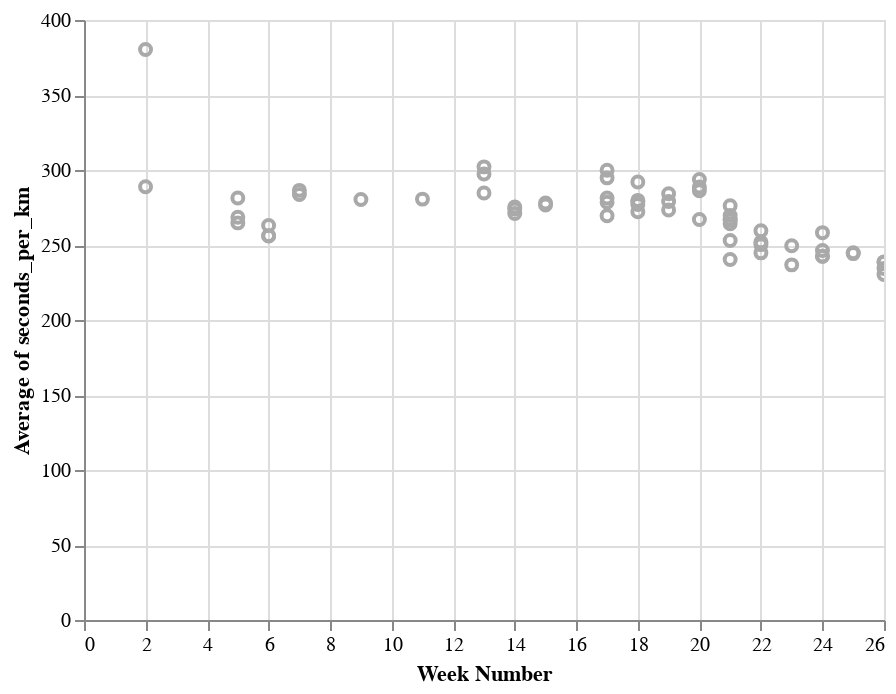

Notebook code for this chart:
### Code cell
# declarative: tell it 'what' you want, not 'how' you want it
speed = alt.Chart(df).mark_point(color='#A9A9A9').encode(
    alt.X('week', title='Week Number'), 
    alt.Y('average(seconds_per_km)'),
    tooltip=['date', 'distance(m)', 'maxPace(/meter)', 'seconds_per_km']
)

speed.interactive()

### Figure 1 — Vega-Lite specification as saved in the notebook (floating-point values rounded to 4 significant figures)
{"$schema": "https://vega.github.io/schema/vega-lite/v4.17.0.json", "config": {"view": {"continuousHeight": 300, "continuousWidth": 400}}, "data": {"name": "data-fde4d5158a42ab22b842b6ee97fefb8b"}, "datasets": {"data-fde4d5158a42ab22b842b6ee97fefb8b": [{"Unnamed: 0": 182, "avgPace(/meter)": 0.3787, "calories(kcal)": 71, "date": "2022-01-10 20:39", "day_of_week": "Monday", "distance(m)": 1191, "distance_rounded": 1, "maxPace(/meter)": 7.246, "minPace(/meter)": 0.2501, "seconds_per_km": 380.4, "speed_per_km": "06:20.35", "sportTime(s)": 453, "startTime": "2022-01-10T13:39:17+00:00", "type": 1, "week": 2}, {"Unnamed: 0": 178, "avgPace(/meter)": 0.2878, "calories(kcal)": 60, "date": "2022-01-13 16:23", "day_of_week": "Thursday", "distance(m)": 1004, "distance_rounded": 1, "maxPace(/meter)": 2.342, "minPace(/meter)": 0.1982, "seconds_per_km": 288.8, "speed_per_km": "04:48.84", "sportTime(s)": 290, "startTime": "2022-01-13T09:23:16+00:00", "type": 1, "week": 2}, {"Unnamed: 0": 176, "avgPace(/meter)": 0.2637, "calories(kcal)": 39, "date": "2022-02-03 17:41", "day_of_week": "Thursday", "distance(m)": 1001, "distance_rounded": 1, "maxPace(/meter)": 0.609, "minPace(/meter)": 0.1993, "seconds_per_km": 264.7, "speed_per_km": "04:24.74", "sportTime(s)": 265, "startTime": "2022-02-03T10:41:12+00:00", "type": 1, "week": 5}, {"Unnamed: 0": 172, "avgPace(/meter)": 0.2803, "calories(kcal)": 50, "date": "2022-02-05 18:46", "day_of_week": "Saturday", "distance(m)": 1006, "distance_rounded": 1, "maxPace(/meter)": 0.6911, "minPace(/meter)": 0.229, "seconds_per_km": 281.3, "speed_per_km": "04:41.31", "sportTime(s)": 283, "startTime": "2022-02-05T11:46:47+00:00", "type": 1, "week": 5}, {"Unnamed: 0": 169, "avgPace(/meter)": 0.2675, "calories(kcal)": 34, "date": "2022-02-06 18:36", "day_of_week": "Sunday", "distance(m)": 1013, "distance_rounded": 1, "maxPace(/meter)": 0.6361, "minPace(/meter)": 0.2325, "seconds_per_km": 268.5, "speed_per_km": "04:28.51", "sportTime(s)": 272, "startTime": "2022-02-06T11:36:48+00:00", "type": 1, "week": 5}, {"Unnamed: 0": 166, "avgPace(/meter)": 0.26, "calories(kcal)": 39, "date": "2022-02-11 18:49", "day_of_week": "Friday", "distance(m)": 1004, "distance_rounded": 1, "maxPace(/meter)": 0.788, "minPace(/meter)": 0.198, "seconds_per_km": 262.9, "speed_per_km": "04:22.95", "sportTime(s)": 264, "startTime": "2022-02-11T11:49:54+00:00", "type": 1, "week": 6}, {"Unnamed: 0": 163, "avgPace(/meter)": 0.2552, "calories(kcal)": 44, "date": "2022-02-12 18:25", "day_of_week": "Saturday", "distance(m)": 1011, "distance_rounded": 1, "maxPace(/meter)": 0.5571, "minPace(/meter)": 0.1928, "seconds_per_km": 256.2, "speed_per_km": "04:16.18", "sportTime(s)": 259, "startTime": "2022-02-12T11:25:02+00:00", "type": 1, "week": 6}, {"Unnamed: 0": 161, "avgPace(/meter)": 0.255, "calories(kcal)": 37, "date": "2022-02-13 18:09", "day_of_week": "Sunday", "distance(m)": 1000, "distance_rounded": 1, "maxPace(/meter)": 0.576, "minPace(/meter)": 0.194, "seconds_per_km": 256, "speed_per_km": "04:16.00", "sportTime(s)": 256, "startTime": "2022-02-13T11:09:12+00:00", "type": 1, "week": 6}, {"Unnamed: 0": 157, "avgPace(/meter)": 0.2854, "calories(kcal)": 43, "date": "2022-02-14 18:50", "day_of_week": "Monday", "distance(m)": 1002, "distance_rounded": 1, "maxPace(/meter)": 0.7446, "minPace(/meter)": 0.2587, "seconds_per_km": 286.4, "speed_per_km": "04:46.43", "sportTime(s)": 287, "startTime": "2022-02-14T11:50:09+00:00", "type": 1, "week": 7}, {"Unnamed: 0": 155, "avgPace(/meter)": 0.2827, "calories(kcal)": 60, "date": "2022-02-16 18:12", "day_of_week": "Wednesday", "distance(m)": 1001, "distance_rounded": 1, "maxPace(/meter)": 2.165, "minPace(/meter)": 0.1834, "seconds_per_km": 283.7, "speed_per_km": "04:43.72", "sportTime(s)": 284, "startTime": "2022-02-16T11:12:40+00:00", "type": 1, "week": 7}, {"Unnamed: 0": 152, "avgPace(/meter)": 0.2793, "calories(kcal)": 55, "date": "2022-03-05 07:10", "day_of_week": "Saturday", "distance(m)": 1006, "distance_rounded": 1, "maxPace(/meter)": 0.6154, "minPace(/meter)": 0.2083, "seconds_per_km": 280.3, "speed_per_km": "04:40.32", "sportTime(s)": 282, "startTime": "2022-03-05T00:10:22+00:00", "type": 1, "week": 9}, {"Unnamed: 0": 150, "avgPace(/meter)": 0.2796, "calories(kcal)": 47, "date": "2022-03-18 18:26", "day_of_week": "Friday", "distance(m)": 1005, "distance_rounded": 1, "maxPace(/meter)": 0.8749, "minPace(/meter)": 0.2372, "seconds_per_km": 280.6, "speed_per_km": "04:40.60", "sportTime(s)": 282, "startTime": "2022-03-18T11:26:11+00:00", "type": 1, "week": 11}, {"Unnamed: 0": 146, "avgPace(/meter)": 0.2964, "calories(kcal)": 57, "date": "2022-03-28 18:45", "day_of_week": "Monday", "distance(m)": 1046, "distance_rounded": 1, "maxPace(/meter)": 0.639, "minPace(/meter)": 0.2149, "seconds_per_km": 297.3, "speed_per_km": "04:57.32", "sportTime(s)": 311, "startTime": "2022-03-28T11:45:13+00:00", "type": 1, "week": 13}, {"Unnamed: 0": 144, "avgPace(/meter)": 0.3011, "calories(kcal)": 57, "date": "2022-03-29 19:02", "day_of_week": "Tuesday", "distance(m)": 1003, "distance_rounded": 1, "maxPace(/meter)": 0.6835, "minPace(/meter)": 0.2301, "seconds_per_km": 302.1, "speed_per_km": "05:2.09", "sportTime(s)": 303, "startTime": "2022-03-29T12:02:25+00:00", "type": 1, "week": 13}, {"Unnamed: 0": 142, "avgPace(/meter)": 0.2837, "calories(kcal)": 49, "date": "2022-03-30 18:52", "day_of_week": "Wednesday", "distance(m)": 1001, "distance_rounded": 1, "maxPace(/meter)": 0.4753, "minPace(/meter)": 0.1658, "seconds_per_km": 284.7, "speed_per_km": "04:44.72", "sportTime(s)": 285, "startTime": "2022-03-30T11:52:16+00:00", "type": 1, "week": 13}, {"Unnamed: 0": 140, "avgPace(/meter)": 0.27, "calories(kcal)": 48, "date": "2022-04-04 17:57", "day_of_week": "Monday", "distance(m)": 1000, "distance_rounded": 1, "maxPace(/meter)": 0.7117, "minPace(/meter)": 0.2248, "seconds_per_km": 271, "speed_per_km": "04:31.00", "sportTime(s)": 271, "startTime": "2022-04-04T10:57:56+00:00", "type": 1, "week": 14}, {"Unnamed: 0": 137, "avgPace(/meter)": 0.273, "calories(kcal)": 51, "date": "2022-04-08 18:39", "day_of_week": "Friday", "distance(m)": 1000, "distance_rounded": 1, "maxPace(/meter)": 0.6707, "minPace(/meter)": 0.2315, "seconds_per_km": 274, "speed_per_km": "04:34.00", "sportTime(s)": 274, "startTime": "2022-04-08T11:39:28+00:00", "type": 1, "week": 14}, {"Unnamed: 0": 134, "avgPace(/meter)": 0.2744, "calories(kcal)": 45, "date": "2022-04-10 18:41", "day_of_week": "Sunday", "distance(m)": 1006, "distance_rounded": 1, "maxPace(/meter)": 0.6873, "minPace(/meter)": 0.2137, "seconds_per_km": 275.3, "speed_per_km": "04:35.35", "sportTime(s)": 277, "startTime": "2022-04-10T11:41:58+00:00", "type": 1, "week": 14}, {"Unnamed: 0": 131, "avgPace(/meter)": 0.277, "calories(kcal)": 44, "date": "2022-04-13 17:48", "day_of_week": "Wednesday", "distance(m)": 1000, "distance_rounded": 1, "maxPace(/meter)": 0.7634, "minPace(/meter)": 0.2038, "seconds_per_km": 278, "speed_per_km": "04:38.00", "sportTime(s)": 278, "startTime": "2022-04-13T10:48:11+00:00", "type": 1, "week": 15}, {"Unnamed: 0": 128, "avgPace(/meter)": 0.2756, "calories(kcal)": 39, "date": "2022-04-15 16:54", "day_of_week": "Friday", "distance(m)": 1005, "distance_rounded": 1, "maxPace(/meter)": 0.7968, "minPace(/meter)": 0.244, "seconds_per_km": 276.6, "speed_per_km": "04:36.62", "sportTime(s)": 278, "startTime": "2022-04-15T09:54:21+00:00", "type": 1, "week": 15}, {"Unnamed: 0": 125, "avgPace(/meter)": 0.2939, "calories(kcal)": 62, "date": "2022-04-26 18:40", "day_of_week": "Tuesday", "distance(m)": 1201, "distance_rounded": 1, "maxPace(/meter)": 1.115, "minPace(/meter)": 0.1997, "seconds_per_km": 294.8, "speed_per_km": "04:54.75", "sportTime(s)": 354, "startTime": "2022-04-26T11:40:21+00:00", "type": 1, "week": 17}, {"Unnamed: 0": 123, "avgPace(/meter)": 0.2685, "calories(kcal)": 48, "date": "2022-04-27 18:31", "day_of_week": "Wednesday", "distance(m)": 1002, "distance_rounded": 1, "maxPace(/meter)": 0.6803, "minPace(/meter)": 0.2187, "seconds_per_km": 269.5, "speed_per_km": "04:29.46", "sportTime(s)": 270, "startTime": "2022-04-27T11:31:56+00:00", "type": 1, "week": 17}, {"Unnamed: 0": 121, "avgPace(/meter)": 0.2774, "calories(kcal)": 50, "date": "2022-04-28 17:37", "day_of_week": "Thursday", "distance(m)": 1002, "distance_rounded": 1, "maxPace(/meter)": 0.8052, "minPace(/meter)": 0.221, "seconds_per_km": 278.4, "speed_per_km": "04:38.44", "sportTime(s)": 279, "startTime": "2022-04-28T10:37:51+00:00", "type": 1, "week": 17}, {"Unnamed: 0": 119, "avgPace(/meter)": 0.2974, "calories(kcal)": 89, "date": "2022-04-29 18:01", "day_of_week": "Friday", "distance(m)": 1651, "distance_rounded": 1, "maxPace(/meter)": 1.217, "minPace(/meter)": 0.2073, "seconds_per_km": 299.8, "speed_per_km": "04:59.82", "sportTime(s)": 495, "startTime": "2022-04-29T11:01:29+00:00", "type": 1, "week": 17}, {"Unnamed: 0": 117, "avgPace(/meter)": 0.2803, "calories(kcal)": 41, "date": "2022-05-01 16:48", "day_of_week": "Sunday", "distance(m)": 1006, "distance_rounded": 1, "maxPace(/meter)": 0.8224, "minPace(/meter)": 0.2239, "seconds_per_km": 281.3, "speed_per_km": "04:41.31", "sportTime(s)": 283, "startTime": "2022-05-01T09:48:50+00:00", "type": 1, "week": 17}, {"Unnamed: 0": 112, "avgPace(/meter)": 0.2761, "calories(kcal)": 42, "date": "2022-05-04 18:52", "day_of_week": "Wednesday", "distance(m)": 1007, "distance_rounded": 1, "maxPace(/meter)": 0.6135, "minPace(/meter)": 0.2112, "seconds_per_km": 277.1, "speed_per_km": "04:37.06", "sportTime(s)": 279, "startTime": "2022-05-04T11:52:29+00:00", "type": 1, "week": 18}, {"Unnamed: 0": 110, "avgPace(/meter)": 0.291, "calories(kcal)": 52, "date": "2022-05-05 18:15", "day_of_week": "Thursday", "distance(m)": 1000, "distance_rounded": 1, "maxPace(/meter)": 0.7042, "minPace(/meter)": 0.216, "seconds_per_km": 292, "speed_per_km": "04:52.00", "sportTime(s)": 292, "startTime": "2022-05-05T11:15:38+00:00", "type": 1, "week": 18}, {"Unnamed: 0": 107, "avgPace(/meter)": 0.2712, "calories(kcal)": 47, "date": "2022-05-06 17:16", "day_of_week": "Friday", "distance(m)": 1003, "distance_rounded": 1, "maxPace(/meter)": 0.7022, "minPace(/meter)": 0.2276, "seconds_per_km": 272.2, "speed_per_km": "04:32.18", "sportTime(s)": 273, "startTime": "2022-05-06T10:16:48+00:00", "type": 1, "week": 18}, {"Unnamed: 0": 104, "avgPace(/meter)": 0.278, "calories(kcal)": 52, "date": "2022-05-07 16:47", "day_of_week": "Saturday", "distance(m)": 1040, "distance_rounded": 1, "maxPace(/meter)": 212, "minPace(/meter)": 0.2129, "seconds_per_km": 278.8, "speed_per_km": "04:38.85", "sportTime(s)": 290, "startTime": "2022-05-07T09:47:30+00:00", "type": 1, "week": 18}, {"Unnamed: 0": 102, "avgPace(/meter)": 0.279, "calories(kcal)": 56, "date": "2022-05-08 18:24", "day_of_week": "Sunday", "distance(m)": 1026, "distance_rounded": 1, "maxPace(/meter)": 225, "minPace(/meter)": 0.2221, "seconds_per_km": 279.7, "speed_per_km": "04:39.73", "sportTime(s)": 287, "startTime": "2022-05-08T11:24:19+00:00", "type": 1, "week": 18}, {"Unnamed: 0": 99, "avgPace(/meter)": 0.278, "calories(kcal)": 59, "date": "2022-05-12 18:36", "day_of_week": "Thursday", "distance(m)": 1007, "distance_rounded": 1, "maxPace(/meter)": 178, "minPace(/meter)": 0.1781, "seconds_per_km": 279.0, "speed_per_km": "04:39.05", "sportTime(s)": 281, "startTime": "2022-05-12T11:36:50+00:00", "type": 1, "week": 19}, {"Unnamed: 0": 96, "avgPace(/meter)": 0.283, "calories(kcal)": 55, "date": "2022-05-13 18:36", "day_of_week": "Friday", "distance(m)": 1024, "distance_rounded": 1, "maxPace(/meter)": 201, "minPace(/meter)": 0.2015, "seconds_per_km": 284.2, "speed_per_km": "04:44.18", "sportTime(s)": 291, "startTime": "2022-05-13T11:36:23+00:00", "type": 1, "week": 19}, {"Unnamed: 0": 92, "avgPace(/meter)": 0.273, "calories(kcal)": 51, "date": "2022-05-15 18:36", "day_of_week": "Sunday", "distance(m)": 1028, "distance_rounded": 1, "maxPace(/meter)": 197, "minPace(/meter)": 0.1974, "seconds_per_km": 273.3, "speed_per_km": "04:33.35", "sportTime(s)": 281, "startTime": "2022-05-15T11:36:24+00:00", "type": 1, "week": 19}, {"Unnamed: 0": 89, "avgPace(/meter)": 0.288, "calories(kcal)": 63, "date": "2022-05-16 18:31", "day_of_week": "Monday", "distance(m)": 1046, "distance_rounded": 1, "maxPace(/meter)": 210, "minPace(/meter)": 0.2106, "seconds_per_km": 288.7, "speed_per_km": "04:48.72", "sportTime(s)": 302, "startTime": "2022-05-16T11:31:34+00:00", "type": 1, "week": 20}, {"Unnamed: 0": 86, "avgPace(/meter)": 0.293, "calories(kcal)": 63, "date": "2022-05-17 18:15", "day_of_week": "Tuesday", "distance(m)": 1049, "distance_rounded": 1, "maxPace(/meter)": 237, "minPace(/meter)": 0.2227, "seconds_per_km": 293.6, "speed_per_km": "04:53.61", "sportTime(s)": 308, "startTime": "2022-05-17T11:15:00+00:00", "type": 1, "week": 20}, {"Unnamed: 0": 82, "avgPace(/meter)": 0.2841, "calories(kcal)": 50.03, "date": "2022-05-21 20:48", "day_of_week": "Saturday", "distance(m)": 1003, "distance_rounded": 1, "maxPace(/meter)": 0.6219, "minPace(/meter)": 0.2232, "seconds_per_km": 286.1, "speed_per_km": "04:46.14", "sportTime(s)": 287, "startTime": "2022-05-21T13:48:24+00:00", "type": 1, "week": 20}, {"Unnamed: 0": 79, "avgPace(/meter)": 0.265, "calories(kcal)": 44.08, "date": "2022-05-22 17:22", "day_of_week": "Sunday", "distance(m)": 1000, "distance_rounded": 1, "maxPace(/meter)": 0.815, "minPace(/meter)": 0.2136, "seconds_per_km": 267, "speed_per_km": "04:27.00", "sportTime(s)": 267, "startTime": "2022-05-22T10:22:47+00:00", "type": 1, "week": 20}, {"Unnamed: 0": 76, "avgPace(/meter)": 0.265, "calories(kcal)": 50.33, "date": "2022-05-23 18:46", "day_of_week": "Monday", "distance(m)": 1000, "distance_rounded": 1, "maxPace(/meter)": 0.668, "minPace(/meter)": 0.2187, "seconds_per_km": 267, "speed_per_km": "04:27.00", "sportTime(s)": 267, "startTime": "2022-05-23T11:46:59+00:00", "type": 1, "week": 21}, {"Unnamed: 0": 73, "avgPace(/meter)": 0.2647, "calories(kcal)": 44.15, "date": "2022-05-24 18:54", "day_of_week": "Tuesday", "distance(m)": 1001, "distance_rounded": 1, "maxPace(/meter)": 0.9251, "minPace(/meter)": 0.2227, "seconds_per_km": 266.7, "speed_per_km": "04:26.73", "sportTime(s)": 267, "startTime": "2022-05-24T11:54:01+00:00", "type": 1, "week": 21}, {"Unnamed: 0": 70, "avgPace(/meter)": 0.2353, "calories(kcal)": 40.81, "date": "2022-05-25 17:56", "day_of_week": "Wednesday", "distance(m)": 1003, "distance_rounded": 1, "maxPace(/meter)": 0.9066, "minPace(/meter)": 0.1197, "seconds_per_km": 240.3, "speed_per_km": "04:0.28", "sportTime(s)": 241, "startTime": "2022-05-25T10:56:04+00:00", "type": 1, "week": 21}, {"Unnamed: 0": 67, "avgPace(/meter)": 0.2622, "calories(kcal)": 53.12, "date": "2022-05-26 17:17", "day_of_week": "Thursday", "distance(m)": 1003, "distance_rounded": 1, "maxPace(/meter)": 0.558, "minPace(/meter)": 0.1968, "seconds_per_km": 264.2, "speed_per_km": "04:24.21", "sportTime(s)": 265, "startTime": "2022-05-26T10:17:38+00:00", "type": 1, "week": 21}, {"Unnamed: 0": 64, "avgPace(/meter)": 0.2742, "calories(kcal)": 43.04, "date": "2022-05-27 18:35", "day_of_week": "Friday", "distance(m)": 1003, "distance_rounded": 1, "maxPace(/meter)": 0.757, "minPace(/meter)": 0.2449, "seconds_per_km": 276.2, "speed_per_km": "04:36.17", "sportTime(s)": 277, "startTime": "2022-05-27T11:35:19+00:00", "type": 1, "week": 21}, {"Unnamed: 0": 61, "avgPace(/meter)": 0.2677, "calories(kcal)": 51.33, "date": "2022-05-28 17:39", "day_of_week": "Saturday", "distance(m)": 1005, "distance_rounded": 1, "maxPace(/meter)": 0.6452, "minPace(/meter)": 0.2224, "seconds_per_km": 269.7, "speed_per_km": "04:29.65", "sportTime(s)": 271, "startTime": "2022-05-28T10:39:29+00:00", "type": 1, "week": 21}, {"Unnamed: 0": 58, "avgPace(/meter)": 0.251, "calories(kcal)": 41, "date": "2022-05-29 18:19", "day_of_week": "Sunday", "distance(m)": 1000, "distance_rounded": 1, "maxPace(/meter)": 0.4274, "minPace(/meter)": 0.1839, "seconds_per_km": 253, "speed_per_km": "04:13.00", "sportTime(s)": 253, "startTime": "2022-05-29T11:19:12+00:00", "type": 1, "week": 21}, {"Unnamed: 0": 55, "avgPace(/meter)": 0.25, "calories(kcal)": 48.92, "date": "2022-05-30 18:55", "day_of_week": "Monday", "distance(m)": 1004, "distance_rounded": 1, "maxPace(/meter)": 0.4058, "minPace(/meter)": 0.1746, "seconds_per_km": 252.0, "speed_per_km": "04:11.99", "sportTime(s)": 253, "startTime": "2022-05-30T11:55:16+00:00", "type": 1, "week": 22}, {"Unnamed: 0": 52, "avgPace(/meter)": 0.2575, "calories(kcal)": 49.91, "date": "2022-05-31 18:42", "day_of_week": "Tuesday", "distance(m)": 1006, "distance_rounded": 1, "maxPace(/meter)": 0.5513, "minPace(/meter)": 0.203, "seconds_per_km": 259.4, "speed_per_km": "04:19.44", "sportTime(s)": 261, "startTime": "2022-05-31T11:42:33+00:00", "type": 1, "week": 22}, {"Unnamed: 0": 49, "avgPace(/meter)": 0.2483, "calories(kcal)": 45.2, "date": "2022-06-03 18:03", "day_of_week": "Friday", "distance(m)": 1003, "distance_rounded": 1, "maxPace(/meter)": 0.8258, "minPace(/meter)": 0.1627, "seconds_per_km": 250.2, "speed_per_km": "04:10.25", "sportTime(s)": 251, "startTime": "2022-06-03T11:03:24+00:00", "type": 1, "week": 22}, {"Unnamed: 0": 46, "avgPace(/meter)": 0.2428, "calories(kcal)": 51.81, "date": "2022-06-04 18:38", "day_of_week": "Saturday", "distance(m)": 1001, "distance_rounded": 1, "maxPace(/meter)": 0.5981, "minPace(/meter)": 0.2102, "seconds_per_km": 244.8, "speed_per_km": "04:4.76", "sportTime(s)": 245, "startTime": "2022-06-04T11:38:21+00:00", "type": 1, "week": 22}, {"Unnamed: 0": 43, "avgPace(/meter)": 0.2348, "calories(kcal)": 30.82, "date": "2022-06-11 17:38", "day_of_week": "Saturday", "distance(m)": 1001, "distance_rounded": 1, "maxPace(/meter)": 0.5176, "minPace(/meter)": 0.1971, "seconds_per_km": 236.8, "speed_per_km": "03:56.76", "sportTime(s)": 237, "startTime": "2022-06-11T10:38:27+00:00", "type": 1, "week": 23}, {"Unnamed: 0": 39, "avgPace(/meter)": 0.2475, "calories(kcal)": 51.79, "date": "2022-06-12 17:47", "day_of_week": "Sunday", "distance(m)": 1006, "distance_rounded": 1, "maxPace(/meter)": 0.6472, "minPace(/meter)": 0.2005, "seconds_per_km": 249.5, "speed_per_km": "04:9.50", "sportTime(s)": 251, "startTime": "2022-06-12T10:47:29+00:00", "type": 1, "week": 23}, {"Unnamed: 0": 36, "avgPace(/meter)": 0.2562, "calories(kcal)": 56.05, "date": "2022-06-14 19:03", "day_of_week": "Tuesday", "distance(m)": 1003, "distance_rounded": 1, "maxPace(/meter)": 0.5627, "minPace(/meter)": 0.1935, "seconds_per_km": 258.2, "speed_per_km": "04:18.23", "sportTime(s)": 259, "startTime": "2022-06-14T12:03:23+00:00", "type": 1, "week": 24}, {"Unnamed: 0": 32, "avgPace(/meter)": 0.2443, "calories(kcal)": 47.92, "date": "2022-06-15 18:46", "day_of_week": "Wednesday", "distance(m)": 1011, "distance_rounded": 1, "maxPace(/meter)": 0.5219, "minPace(/meter)": 0.1885, "seconds_per_km": 246.3, "speed_per_km": "04:6.29", "sportTime(s)": 249, "startTime": "2022-06-15T11:46:25+00:00", "type": 1, "week": 24}, {"Unnamed: 0": 27, "avgPace(/meter)": 0.2405, "calories(kcal)": 33.65, "date": "2022-06-16 18:03", "day_of_week": "Thursday", "distance(m)": 1002, "distance_rounded": 1, "maxPace(/meter)": 0.5764, "minPace(/meter)": 0.1971, "seconds_per_km": 242.5, "speed_per_km": "04:2.51", "sportTime(s)": 243, "startTime": "2022-06-16T11:03:28+00:00", "type": 1, "week": 24}, {"Unnamed: 0": 23, "avgPace(/meter)": 0.2405, "calories(kcal)": 48.66, "date": "2022-06-17 18:03", "day_of_week": "Friday", "distance(m)": 1002, "distance_rounded": 1, "maxPace(/meter)": 0.4713, "minPace(/meter)": 0.1802, "seconds_per_km": 242.5, "speed_per_km": "04:2.51", "sportTime(s)": 243, "startTime": "2022-06-17T11:03:58+00:00", "type": 1, "week": 24}, {"Unnamed: 0": 18, "avgPace(/meter)": 0.2428, "calories(kcal)": 45, "date": "2022-06-21 19:23", "day_of_week": "Tuesday", "distance(m)": 1009, "distance_rounded": 1, "maxPace(/meter)": 0.5322, "minPace(/meter)": 0.1881, "seconds_per_km": 244.8, "speed_per_km": "04:4.80", "sportTime(s)": 247, "startTime": "2022-06-21T12:23:33+00:00", "type": 1, "week": 25}, {"Unnamed: 0": 15, "avgPace(/meter)": 0.2423, "calories(kcal)": 49.76, "date": "2022-06-23 18:16", "day_of_week": "Thursday", "distance(m)": 1003, "distance_rounded": 1, "maxPace(/meter)": 0.627, "minPace(/meter)": 0.1883, "seconds_per_km": 244.3, "speed_per_km": "04:4.27", "sportTime(s)": 245, "startTime": "2022-06-23T11:16:47+00:00", "type": 1, "week": 25}, {"Unnamed: 0": 10, "avgPace(/meter)": 0.2365, "calories(kcal)": 48.67, "date": "2022-06-27 18:45", "day_of_week": "Monday", "distance(m)": 1002, "distance_rounded": 1, "maxPace(/meter)": 0.6246, "minPace(/meter)": 0.1815, "seconds_per_km": 238.5, "speed_per_km": "03:58.52", "sportTime(s)": 239, "startTime": "2022-06-27T11:45:38+00:00", "type": 1, "week": 26}, {"Unnamed: 0": 7, "avgPace(/meter)": 0.2323, "calories(kcal)": 39.65, "date": "2022-06-28 18:07", "day_of_week": "Tuesday", "distance(m)": 1003, "distance_rounded": 1, "maxPace(/meter)": 0.4755, "minPace(/meter)": 0.1836, "seconds_per_km": 234.3, "speed_per_km": "03:54.30", "sportTime(s)": 235, "startTime": "2022-06-28T11:07:21+00:00", "type": 1, "week": 26}, {"Unnamed: 0": 4, "avgPace(/meter)": 0.2283, "calories(kcal)": 33.62, "date": "2022-06-29 19:02", "day_of_week": "Wednesday", "distance(m)": 1003, "distance_rounded": 1, "maxPace(/meter)": 0.5453, "minPace(/meter)": 0.1936, "seconds_per_km": 230.3, "speed_per_km": "03:50.31", "sportTime(s)": 231, "startTime": "2022-06-29T12:02:34+00:00", "type": 1, "week": 26}, {"Unnamed: 0": 1, "avgPace(/meter)": 0.2368, "calories(kcal)": 36.82, "date": "2022-06-30 19:31", "day_of_week": "Thursday", "distance(m)": 1001, "distance_rounded": 1, "maxPace(/meter)": 0.6545, "minPace(/meter)": 0.1648, "seconds_per_km": 238.8, "speed_per_km": "03:58.76", "sportTime(s)": 239, "startTime": "2022-06-30T12:31:18+00:00", "type": 1, "week": 26}]}, "encoding": {"tooltip": [{"field": "date", "type": "nominal"}, {"field": "distance(m)", "type": "quantitative"}, {"field": "maxPace(/meter)", "type": "quantitative"}, {"field": "seconds_per_km", "type": "quantitative"}], "x": {"field": "week", "title": "Week Number", "type": "quantitative"}, "y": {"aggregate": "average", "field": "seconds_per_km", "type": "quantitative"}}, "mark": {"color": "#A9A9A9", "type": "point"}, "selection": {"selector022": {"bind": "scales", "encodings": ["x", "y"], "type": "interval"}}}
